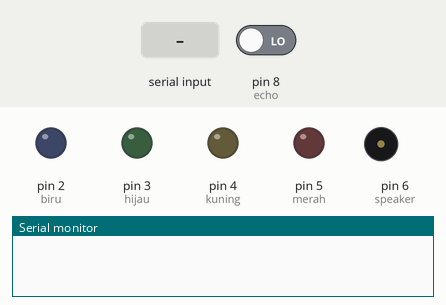
Recording of a sketch running on a simulated Arduino Uno, built with avr-gcc and run on an emulated ATmega328P. On the bench: output pins drawn as LEDs (lit = HIGH), buzzer (waves = sounding, pin HIGH), the last lines printed to the serial monitor. Inputs (shaded band) come from the test bench; at power-on: pin 8 (echo) LOW. Pins used as bus, display or sensor lines are not drawn.

Above: at 1.2 s.
1.3 s: "90,45\n" received over Serial
At 3.0 s:
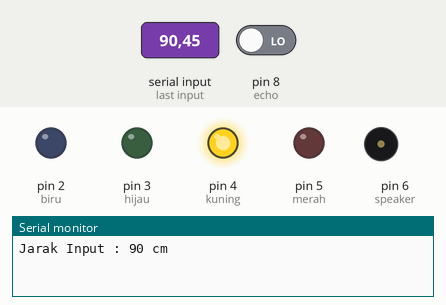
4.3 s: "30,150\n" received over Serial
At 6.7 s:
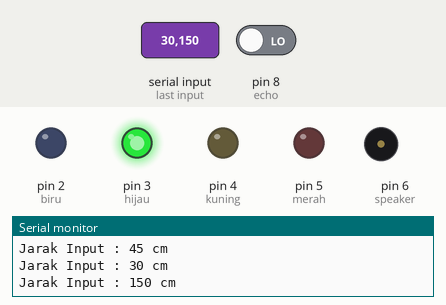
7.1 s: "1\n" received over Serial
At 7.9 s:
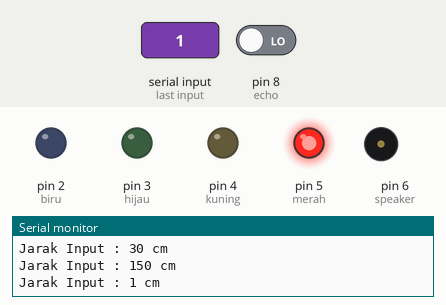
10.1 s: "5\n" received over Serial
At 10.3 s:
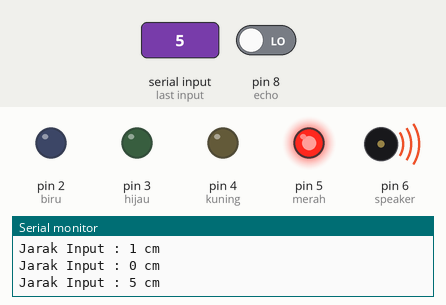
Timing chart, 0 to 13.9 s (numbered marks = the images above; inputs shaded):
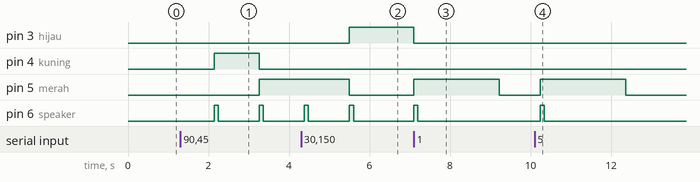

Measured:
- after the input at 1.3 s, pin 4 (kuning): LOW → HIGH after 0.84 s, → LOW 1.1 s later; pin 5 (merah): LOW → HIGH after 2.0 s; pin 6 (speaker): alternates HIGH for 0.10 s and LOW for 1.0 s, starting after 0.84 s
- after the input at 4.3 s, pin 3 (hijau): LOW → HIGH after 1.2 s; pin 6 (speaker): alternates HIGH for 0.10 s and LOW for 1.0 s, starting after 0.08 s
- after the input at 7.1 s, pin 3 (hijau): HIGH → LOW after 0.00 s instead of 0.52 s; pin 5 (merah): LOW → HIGH at once, → LOW 2.1 s later; pin 6 (speaker): LOW → HIGH at once, → LOW 0.10 s later
- after the input at 10.1 s, pin 5 (merah): LOW → HIGH after 0.14 s, → LOW 2.1 s later; pin 6 (speaker): LOW → HIGH after 0.14 s, → LOW 0.10 s later

The sketch:

arduinofile_projectembed.ino
```cpp
// C++ code
//

//mode input arduino yang ingin digunakan
int mode = 1;

//output led yang digunakan
int biru = 2;
int hijau = 3;
int kuning = 4;
int merah = 5;

//output buzzer yang digunakan
int speaker = 6;

//input trigger, output echo dari ultrasonic distance sensor
int trigger = 7;
int echo = 8;


float waktu = 0;
float jarak = 0;
float kecepatan = 0.0343 / 2;
//kareba kita menggunakan ultrasonic distance sensor, maka kecepatan yang dipakai adalah kecepatan suara
//kecepatan suara = 343 m / s
//perhitungan pada arduino dilakukan dalam satuan micro, sehingga perlu kita konversi
//kecepatan suara = 0.0343 micrometer / microsecond
//waktu suara dibagi 2 karena suara harus ke target dan
//kembali ke sensor (waktu bolak-balik)

//angka inputan jarak jika menggunakan mode input
int jarak_input = 500;

void setup()
{
  //initializasi serial
  Serial.begin(9600);

  //initializasi pin sebagai output atau input
  //led
  pinMode(biru, OUTPUT);
  pinMode(hijau, OUTPUT);
  pinMode(kuning, OUTPUT);
  pinMode(merah, OUTPUT);

  //buzzer
  pinMode(speaker, OUTPUT);

  //ultrasonic sensor
  pinMode(trigger, OUTPUT);
  pinMode(echo, INPUT);

}

void loop()
{
  //mereset pengecekan ultrasonic sensor
  digitalWrite(trigger, LOW);
  delay(10);
  digitalWrite(trigger, HIGH);
  delay(10);
  digitalWrite(trigger, LOW);

  //waktu diambil dari hasil pantulan suara kembali dari benda
  //di depan ultrasonic sensor
  waktu = pulseIn(echo, HIGH);

  //rumus jarak sederhana
  //s = v * t
  //jarak = kecepatan * waktu
  jarak = kecepatan * waktu;

  //pengecekan jika nilai melebihi ambang batas float
  //sehingga jarak tidak mungkin negatif
  if (jarak < 0) {
   jarak = 0;
  }

  //Serial.print("Jarak : ");
  //Serial.print(jarak);
  //Serial.println(" cm";

  //jarak dalam cm
  //range dari dokumen tertulis 3cm sampai 400cm
  //source https://www.arduino.cc/en/Tutorial/BuiltInExamples/Ping

  //tapi dari uji coba sekitar 3cm sampai 335cm


  //mode 0 = sensor based
  if (mode == 0) {

    //jika jarak jauh, tidak terjadi action apapun
    if (jarak > 300) {
      digitalWrite(biru, LOW);
      digitalWrite(hijau, LOW);
      digitalWrite(kuning, LOW);
      digitalWrite(merah, LOW);
      digitalWrite(speaker, LOW);

      delay(100);
    }
    //jarak mulai terlihat, led biru menyala
    else if (jarak > 220) {
      digitalWrite(biru, HIGH);
      digitalWrite(hijau, LOW);
      digitalWrite(kuning, LOW);
      digitalWrite(merah, LOW);
      digitalWrite(speaker, LOW);

      delay(100);
    }
    //jarak mulai dekat, led hijau menyala
    //buzzer berbunyi tiap 100ms
    else if (jarak > 140) {
      digitalWrite(biru, LOW);
      digitalWrite(hijau, HIGH);
      digitalWrite(kuning, LOW);
      digitalWrite(merah, LOW);

      digitalWrite(speaker, HIGH);
      delay(100);
      digitalWrite(speaker, LOW);
    }
    //jarak sudah dekat, led kuning menyala
    //buzzer berbunyi tiap 50ms
    else if (jarak > 60) {
      digitalWrite(biru, LOW);
      digitalWrite(hijau, LOW);
      digitalWrite(kuning, HIGH);
      digitalWrite(merah, LOW);

      for (int i = 0; i < 2; i++) {
        digitalWrite(speaker, HIGH);
        delay(50);
        digitalWrite(speaker, LOW);
      }
    }
    //jarak sangat dekat, led merah menyala
    //buzzer berbunyi tiap 20ms
    else {
      digitalWrite(biru, LOW);
      digitalWrite(hijau, LOW);
      digitalWrite(kuning, LOW);
      digitalWrite(merah, HIGH);

      for (int i = 0; i < 5; i++) {
        digitalWrite(speaker, HIGH);
        delay(20);
        digitalWrite(speaker, LOW);
      }
    }
  }


  //---------------------------------------------------\\


  //---------------------------------------------------\\

  //mode 1, input based
  if (mode == 1) {

    //jika terdapat input data, maka akan disimpan
    if (Serial.available() > 0) {

      //input data jarak diambil dari mengubah input serial
      //menjadi nilai integer
      jarak_input = Serial.parseInt();


      Serial.print("Jarak Input : ");
      Serial.print(jarak_input);
      Serial.println(" cm");
    }
    /*
    else {
      jarak_input -= 5;
      if (jarak_input < 0) {
         jarak_input = 0;
      }
    }
    */


    //jika jarak jauh, tidak terjadi action apapun
    if (jarak_input > 300) {
      digitalWrite(biru, LOW);
      digitalWrite(hijau, LOW);
      digitalWrite(kuning, LOW);
      digitalWrite(merah, LOW);
      digitalWrite(speaker, LOW);

      delay(100);
    }
    //jarak mulai terlihat, led biru menyala
    else if (jarak_input > 220) {
      digitalWrite(biru, HIGH);
      digitalWrite(hijau, LOW);
      digitalWrite(kuning, LOW);
      digitalWrite(merah, LOW);
      digitalWrite(speaker, LOW);

      delay(100);
    }
    //jarak mulai dekat, led hijau menyala
    //buzzer berbunyi tiap 100ms
    else if (jarak_input > 140) {
      digitalWrite(biru, LOW);
      digitalWrite(hijau, HIGH);
      digitalWrite(kuning, LOW);
      digitalWrite(merah, LOW);

      digitalWrite(speaker, HIGH);
      delay(100);
      digitalWrite(speaker, LOW);
    }
    //jarak sudah dekat, led kuning menyala
    //buzzer berbunyi tiap 50ms
    else if (jarak_input > 60) {
      digitalWrite(biru, LOW);
      digitalWrite(hijau, LOW);
      digitalWrite(kuning, HIGH);
      digitalWrite(merah, LOW);

      for (int i = 0; i < 2; i++) {
        digitalWrite(speaker, HIGH);
        delay(50);
        digitalWrite(speaker, LOW);
      }
    }
    //jarak sangat dekat, led merah menyala
    //buzzer berbunyi tiap 20ms
    else if (jarak_input > 0) {
      digitalWrite(biru, LOW);
      digitalWrite(hijau, LOW);
      digitalWrite(kuning, LOW);
      digitalWrite(merah, HIGH);

      for (int i = 0; i < 5; i++) {
        digitalWrite(speaker, HIGH);
        delay(20);
        digitalWrite(speaker, LOW);
      }
    }
    else {
      digitalWrite(biru, LOW);
      digitalWrite(hijau, LOW);
      digitalWrite(kuning, LOW);
      digitalWrite(merah, LOW);
      digitalWrite(speaker, LOW);
    }
  }


}
```
